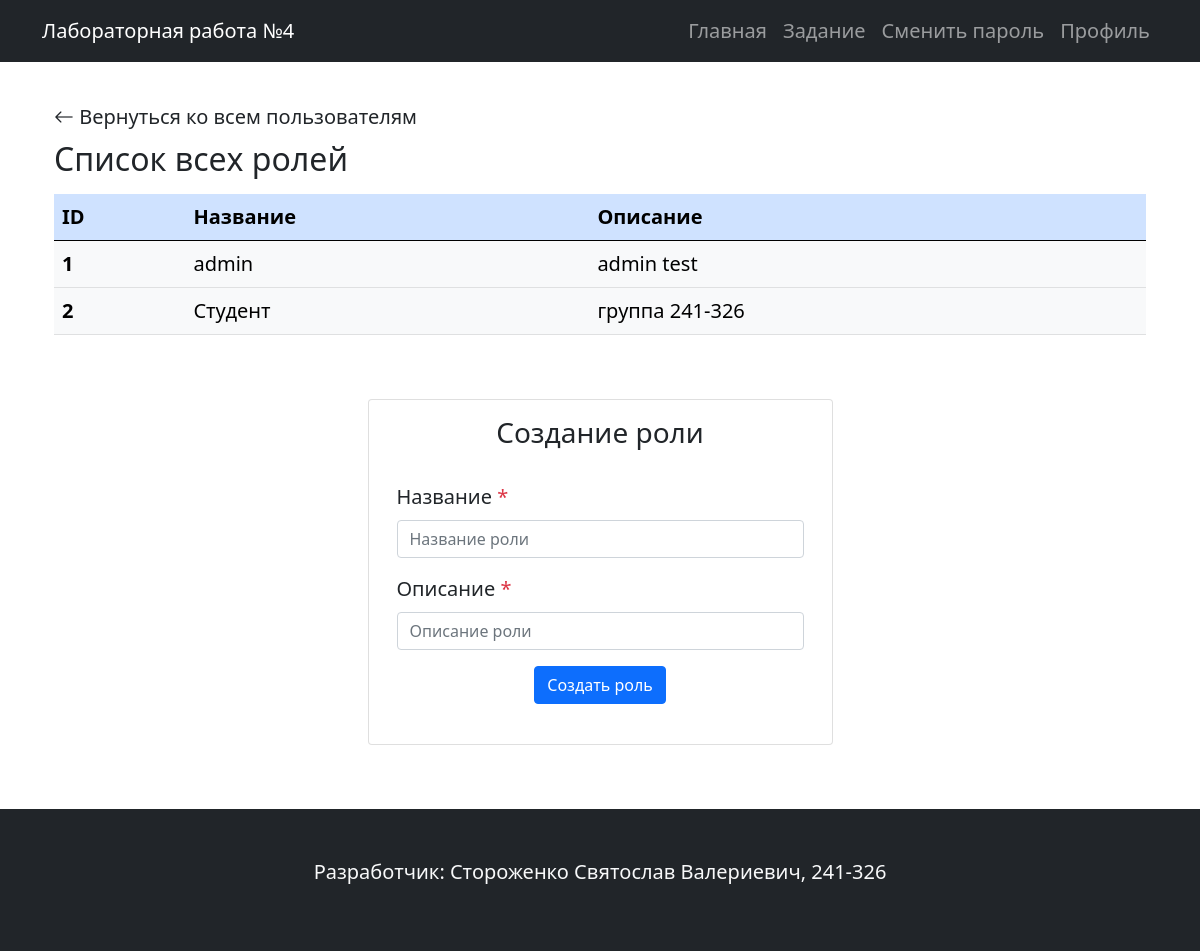
/roles (signed in), run on the app's committed database.
### models.py (models this page shows)
class Role(db.Model):
    __tablename__ = 'roles'
    id = db.Column(db.Integer, primary_key=True)
    name = db.Column(db.String(50), unique=True, nullable=False)
    description = db.Column(db.String(200), nullable=False)
    users = db.relationship('User', back_populates='role_ref')

### app.py (the view, shortened to what this page needs)
@app.route('/roles', methods=['POST', 'GET'])
@login_required
def roles():
    all_roles = Role.query.all()
    return (render_template('roles.html', roles=all_roles))

### app.py (called while the page is built)
@login_manager.user_loader
def load_user_from_bd(user_id):
    return User.query.get(int(user_id))

### templates/roles.html (shortened to what this page needs)
{% extends 'base.html' %}
{% block content %}
<div class="container mt-4 mb-5">
    <div class="mb-2">
        <a href="{{ url_for('index') }}" class="return_back"><i class="bi bi-arrow-left"></i> Вернуться ко всем пользователям</a>
    </div>
    <h2>Список всех ролей</h2>
    {% if roles %}
    <div class="mt-3">
        <table class="table table-light table-hover">
            <thead class="table-primary">
                <tr>
                    <th scope="col">ID</th>
                    <th scope="col">Название</th>
                    <th scope="col">Описание</th>
                </tr>
            </thead>
            <tbody>
                {% for role in roles %}
                <tr>
                    <th scope="row">{{role.id}}</th>
                    <td>{{role.name}}</td>
                    <td>{{role.description}}</td>
                </tr>
                {% endfor %}
            </tbody>
        </table>
        {% else %}
        <div>
            <h3 class="text-danger">Ролей нет</h3>
        </div>
        {% endif %}
        <div class="row justify-content-center">
            <div class="col-md-5 card py-3 mt-5" id="register_form">
                <h3 class="mb-3 text-center">Создание роли</h3>
                <form action="{{ url_for('roles') }}" method="POST" class="auth-form">
                    <div class="p-3">
                        <div class="mb-3">
                            <label for="name_role" class="form-label">Название <span
                                    class="text-danger">*</span></label>
                            <input class="form-control" type="text" placeholder="Название роли" name="name_role"
                                id="name_role" required value="{{ request.form.name_role or '' }}">
                        </div>
                        <div class="mb-3">
                            <label for="desc_role" class="form-label">Описание <span
                                    class="text-danger">*</span></label>
                            <input class="form-control" type="text" placeholder="Описание роли" name="desc_role"
                                id="desc_role" required value="{{ request.form.desc_role or '' }}">
                        </div>
                        <div class="mb-2 d-flex justify-content-center">
                            <button type="submit" class="btn btn-primary">Создать роль</button>
                        </div>
                    </div>
                </form>
            </div>
        </div>
    </div>
    {% endblock %}

### static/styles.css (style rules this page uses)
body { font-size: 1.25rem; }
.return_back { color: #212529; text-decoration: none; transition: 0.3s ease-in; }

### data on the page
Role: id "1", name "admin", description "admin test"
Role: id "2", name "Студент", description "группа 241-326"
